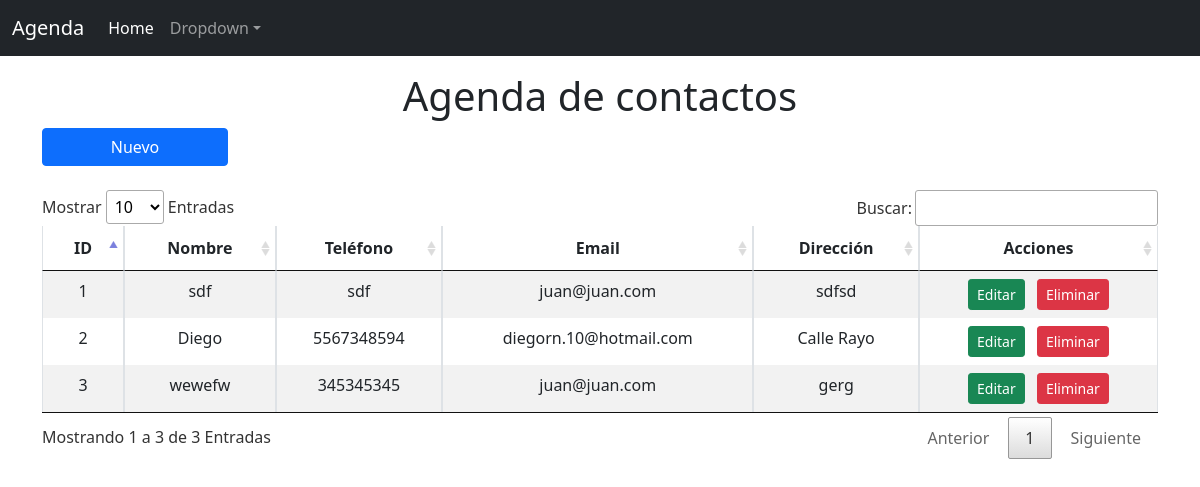
The page / on the database its author committed.
### tables this page shows
CREATE TABLE `personas` (
  `idPersona` int(11) NOT NULL,
  `nombre` varchar(100) NOT NULL,
  `telefono` varchar(15) NOT NULL,
  `email` varchar(150) NOT NULL,
  `direccion` text NOT NULL
);

### index.php (the view, shortened to what this page needs)
<!doctype html>
<html lang="es">
  <head>
    <link href="bootstrap/css/bootstrap.min.css" rel="stylesheet">
    <link rel="stylesheet" type="text/css" href="DataTables/datatables.min.css"/>
  </head>
  <body>
    <nav class="navbar navbar-expand-sm navbar-dark bg-dark" aria-label="Third navbar example">
        <div class="container-fluid">
            <a class="navbar-brand" href="#">Agenda</a>
            <div class="collapse navbar-collapse" id="navbarsExample03">
                <ul class="navbar-nav me-auto mb-2 mb-sm-0">
                    <li class="nav-item">
                        <a class="nav-link active" aria-current="page" href="index.php">Home</a>
                    </li>
                    <li class="nav-item dropdown">
                        <a class="nav-link dropdown-toggle" href="#" id="dropdown03" data-bs-toggle="dropdown" aria-expanded="false">Dropdown</a>
                    </li>
                </ul>
            </div>
        </div>
    </nav>
    <div  class="container">
        <h1 class="page-header text-center mt-3">Agenda de contactos</h1>
        <div class="row">
            <div class="col-12">
                <a href="#addNew" class="col-2 btn btn-primary mb-4" data-bs-toggle="modal" data-bs-target="#addNew">Nuevo</a>
                <table class="col-12 table table-bordered table-striped mt-4 text-center" id="MiAgenda">
                    <thead>
                        <tr>
                            <th>ID</th>
                            <th>Nombre</th>
                            <th>Teléfono</th>
                            <th>Email</th>
                            <th>Dirección</th>
                            <th>Acciones</th>
                        </tr>
                    </thead>
                    <tbody>
                        <?php
                        $database = new Conexion();
                        $db = $database->open();
                        try {
                            $sql = "SELECT * FROM personas;";
                            $personas = $db->query($sql);
                        ?>
                            <?php foreach ($personas as $persona): ?>
                                <tr>
                                    <td><?=$persona['idPersona']?></td>
                                    <td><?=$persona['nombre']?></td>
                                    <td><?=$persona['telefono']?></td>
                                    <td><?=$persona['email']?></td>
                                    <td><?=$persona['direccion']?></td>
                                    <td>
                                        <a href="#edit_<?=$persona['idPersona'];?>" class="btn btn-sm btn-success me-1" data-bs-toggle="modal">Editar</a>
                                        <a href="#delete_<?=$persona['idPersona'];?>" class="btn btn-sm btn-danger ms-1" data-bs-toggle="modal">Eliminar</a>
                                    </td>
                                </tr>
                            <?php endforeach; ?>
                        <?php
                        } catch (PDOException $e) {
                            echo 'Ocurrió un problema con la conexión a la Base de datos: '.$e->getMessage();
                        }
                        ?>
                    </tbody>
                </table>
            </div>
        </div>
    </div>
  </body>
</html>

### rows shown on the page
personas: idPersona "1", nombre "sdf", telefono "sdf", email "juan@juan.com", direccion "sdfsd"
personas: idPersona "2", nombre "Diego", telefono "5567348594", email "diegorn.10@hotmail.com", direccion "Calle Rayo"
personas: idPersona "3", nombre "wewefw", telefono "345345345", email "juan@juan.com", direccion "gerg"
